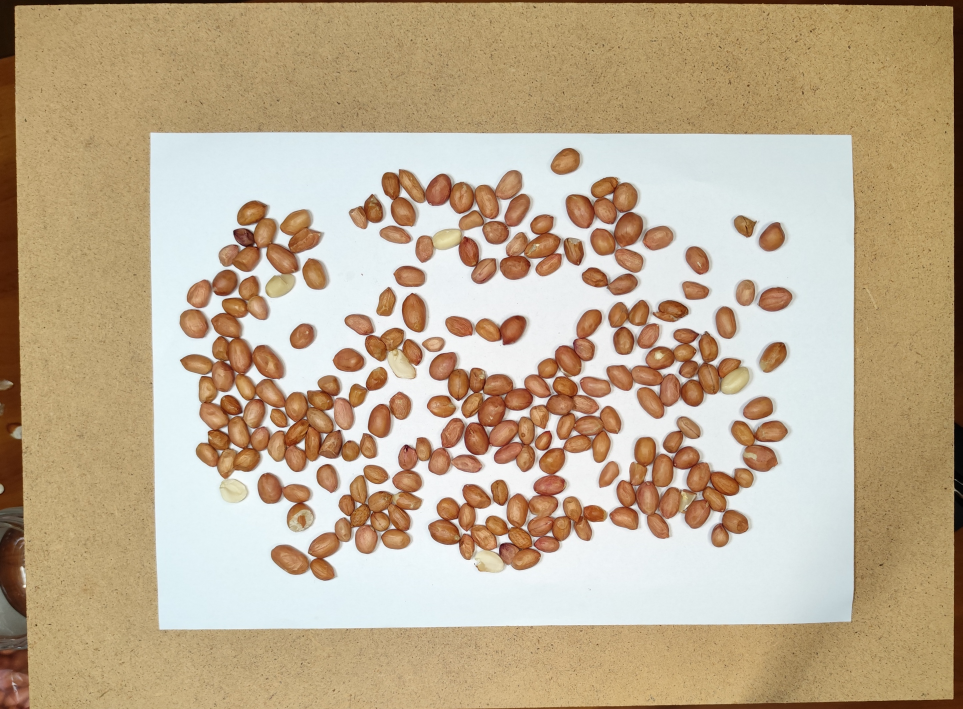
#> input picture utils/test/D21010101000007__12282__JALMO4325686-624__0112.jpg, 2887 x 2127 px, found by its file name (shown at 1/3 size); its folder holds only this picture in this run
$ python 2024-11-07-rectangle-detection.py
#> lines starting #> are read from the running program, lines starting #| are printed output that depends on the picture; after the words box and inside, x2 and y2 are one past the last pixel; in counts of white or black regions, pixels touching at a corner belong together
#> further down, image is the input picture: shape (2127, 2887, 3); mean B, G, R 144.3, 171.9, 190.9
### utils/cvtools.py
"""
Computer Vision Tools Module

Public Utility Functions:
    - vector_angle: Calculate angle between vectors
    - euclidean_distance: Calculate distance between points

Public API Functions:
    - detect_white_rectangles: Detect rectangles with optional aspect ratio filtering
    - masks_to_coco_annotations: Convert masks to COCO annotation format
    - combine_coco_annotation_files: Combine multiple COCO annotation files
"""

from typing import List, Dict, Union, Tuple
import cv2
import numpy as np
import math
import json
import os

# Type aliases
Point = Tuple[int, int]
Rectangle = np.ndarray
Contour = np.ndarray


def vector_angle(pt1: Point, pt2: Point, pt0: Point) -> float:
    """Calculate cosine of angle between vectors pt1->pt0 and pt2->pt0."""
    dx1 = pt1[0] - pt0[0]
    dy1 = pt1[1] - pt0[1]
    dx2 = pt2[0] - pt0[0]
    dy2 = pt2[1] - pt0[1]
    norm1 = math.sqrt(dx1 * dx1 + dy1 * dy1)
    norm2 = math.sqrt(dx2 * dx2 + dy2 * dy2)

    if norm1 == 0 or norm2 == 0:
        return 0
    return (dx1 * dx2 + dy1 * dy2) / (norm1 * norm2)


def euclidean_distance(pt1: Point, pt2: Point) -> float:
    """Calculate Euclidean distance between two points."""
    return math.sqrt((pt1[0] - pt2[0]) ** 2 + (pt1[1] - pt2[1]) ** 2)


# [121 lines left out: functions masks_to_coco_annotations, combine_coco_annotation_files, not called in this run]


# [3 lines that do not run on import are left out]


def detect_white_rectangles(
        image: np.ndarray,
        aspect_ratio: float = 297/210,
        angle_tolerance: float = 5,
        aspect_ratio_tolerance: float = 0.05,
        sheet_width: float = 297,
        sheet_height: float = 210
) -> List[Dict]:
    """
    Detect white rectangles in image. If aspect_ratio provided, filter and sort by ratio match.

    Args:
        image: Input BGR image
        aspect_ratio: Expected height/width ratio (optional)
        angle_tolerance: Maximum angle deviation from 90°
        aspect_ratio_tolerance: Maximum aspect ratio deviation
        sheet_width: Width of the reference sheet in mm (optional)
        sheet_height: Height of the reference sheet in mm (optional)

    Returns:
        List of rectangles sorted by total score in descending order
    """
#> called with aspect_ratio = 1.41, angle_tolerance = 5, aspect_ratio_tolerance = 0.05, sheet_width = 297, sheet_height = 210

    def is_distinguishable(rect: Rectangle, rectangles: List[Rectangle], tolerance_distance: float = 10) -> bool:
        def calculate_similarity_score(rect1, rect2):
            rect1_points = [pt[0] for pt in rect1]
            rect2_points = [pt[0] for pt in rect2]
            total_distance = 0
            matched_indices = set()

            # Find minimum distance for each vertex in rect1 to rect2, without repeating matches
            for pt1 in rect1_points:
                min_distance = float('inf')
                min_index = -1
                for i, pt2 in enumerate(rect2_points):
                    if i in matched_indices:
                        continue
                    distance = euclidean_distance(pt1, pt2)
                    if distance < min_distance:
                        min_distance = distance
                        min_index = i
                total_distance += min_distance
                matched_indices.add(min_index)

            return total_distance

        for existing_rect in rectangles:
            similarity_score = calculate_similarity_score(rect, existing_rect)
            if similarity_score < tolerance_distance:
                return False

        return True

    try:
        rectangles = []
        gray = cv2.cvtColor(image, cv2.COLOR_BGR2GRAY)
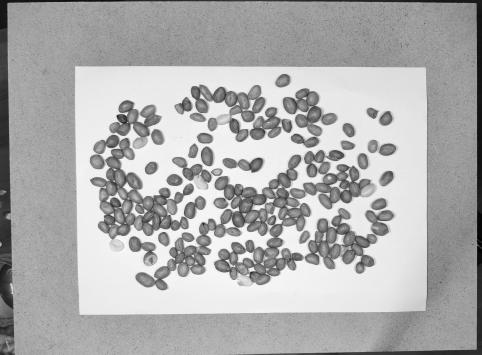
#> gray: shape (2127, 2887) (shown at 1/6 size); min 0, max 254, mean 174.5
        ret, _ = cv2.threshold(gray, 0, 255, cv2.THRESH_BINARY + cv2.THRESH_OTSU)
#> ret = 188
        image_area = image.shape[0] * image.shape[1]
        min_area = image_area / 9

        # Find all rectangles
        for threshold in range(int(ret), 256, 10):
            _, thresh = cv2.threshold(gray, threshold, 255, cv2.THRESH_BINARY)
            contours, _ = cv2.findContours(thresh, cv2.RETR_EXTERNAL, cv2.CHAIN_APPROX_SIMPLE)

            for cnt in contours:
                if cv2.contourArea(cnt) < min_area:
                    continue

                approx = cv2.approxPolyDP(cnt, cv2.arcLength(cnt, True) * 0.02, True)
                if len(approx) == 4:
                    # Check angles
                    max_angle_deviation = 0
                    for j in range(4):
                        pt1 = approx[j % 4][0]
                        pt2 = approx[(j - 2) % 4][0]
                        pt0 = approx[(j - 1) % 4][0]
                        cosine = abs(vector_angle(pt1, pt2, pt0))
                        angle_degrees = math.degrees(math.acos(cosine))
                        angle_deviation = min(abs(angle_degrees - 90), abs(angle_degrees - 270))
                        max_angle_deviation = max(max_angle_deviation, angle_deviation)

                    # Get dimensions
                    d1 = euclidean_distance(approx[0][0], approx[1][0])
                    d2 = euclidean_distance(approx[1][0], approx[2][0])
                    d3 = euclidean_distance(approx[2][0], approx[3][0])
                    d4 = euclidean_distance(approx[3][0], approx[0][0])

                    width = min(d1, d2, d3, d4)
                    height = max(d1, d2, d3, d4)

                    rect_aspect_ratio = height / width if height > width else width / height
                    aspect_ratio_deviation = abs(rect_aspect_ratio - aspect_ratio) if aspect_ratio is not None else 0

                    # Calculate aspect ratio score
                    if aspect_ratio is not None:
                        aspect_ratio_score = 1 - abs(rect_aspect_ratio - aspect_ratio) / (aspect_ratio + aspect_ratio_tolerance)
                        aspect_ratio_score = max(0, aspect_ratio_score)
                    else:
                        aspect_ratio_score = 1

                    # Calculate angle score
                    angle_score = 1 - abs(max_angle_deviation) / angle_tolerance
                    angle_score = max(0, angle_score)

                    # Calculate whiteness score
                    mask = np.zeros_like(gray)
                    cv2.fillPoly(mask, [approx], 255)
                    whiteness_score = cv2.mean(gray, mask=mask)[0] / 255.0

                    # Calculate total score (weighted average)
                    total_score = (0.3 * aspect_ratio_score) + (0.3 * angle_score) + (0.4 * whiteness_score)

                    # Calculate pixels per mm if sheet dimensions are provided
                    pixels_per_mm = None
                    if sheet_width is not None and sheet_height is not None:
                        pixels_per_mm = width / sheet_width if width > height else height / sheet_height

                    rect_data = {
                        "rectangle": approx,
                        "max_angle_deviation": max_angle_deviation,
                        "width": width,
                        "height": height,
                        "aspect_ratio_deviation": aspect_ratio_deviation,
                        "aspect_ratio_score": aspect_ratio_score,
                        "angle_score": angle_score,
                        "whiteness_score": whiteness_score,
                        "total_score": total_score,
                        "pixels_per_mm": pixels_per_mm
                    }

                    if max_angle_deviation <= angle_tolerance and aspect_ratio_deviation <= aspect_ratio_tolerance and is_distinguishable(
                            approx, [r['rectangle'] for r in rectangles]
                    ):
                        rectangles.append(rect_data)
#> this loop made 7 passes
#> pass 1, in detect_white_rectangles, `_, thresh = cv2.threshold(gray, threshold, 255, cv2.THRESH_BINARY)`:
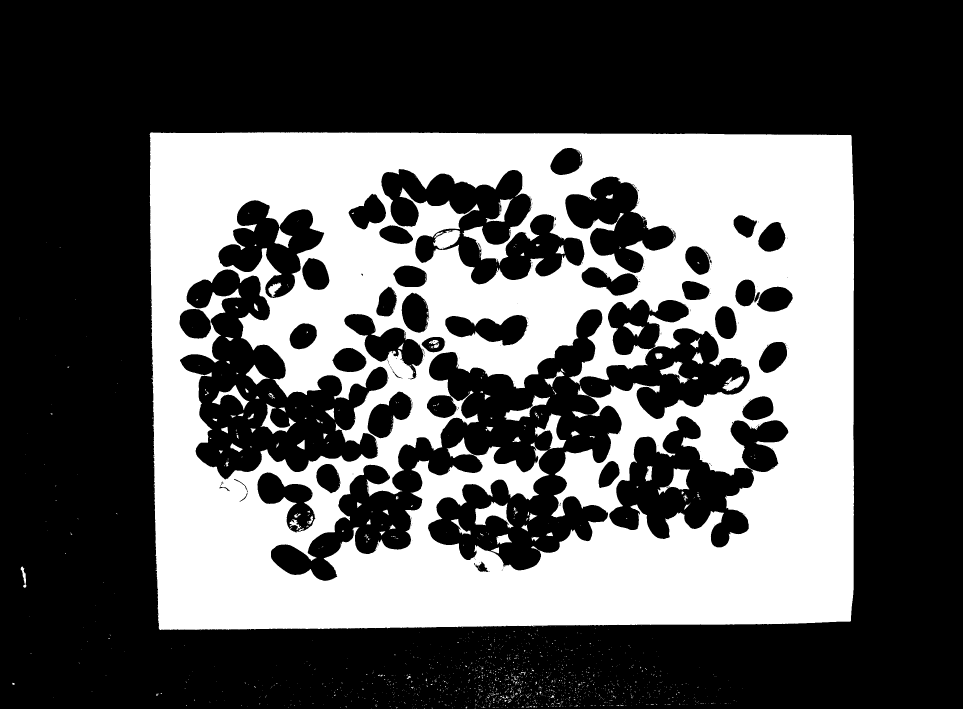
#> thresh: shape (2127, 2887) (shown at 1/3 size); 34.6% white; 1874 white regions (1751 under 20 px), largest, box (x1, y1, x2, y2) and area: (449, 397, 2563, 1890) 2071105, (1424, 1504, 1541, 1585) 4059, (1605, 1241, 1699, 1349) 3488
#> after the loop:
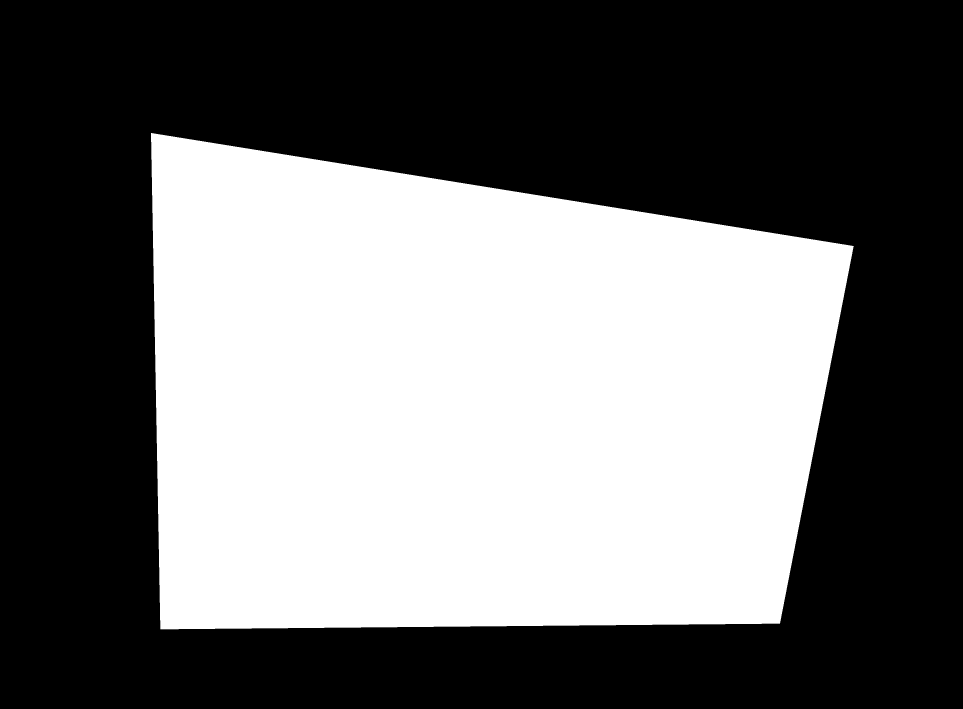
#> mask: shape (2127, 2887) (shown at 1/3 size); 42.6% white; 1 white region, box (x1, y1, x2, y2) and area: (453, 399, 2561, 1888) 2615907
#> after the loop:
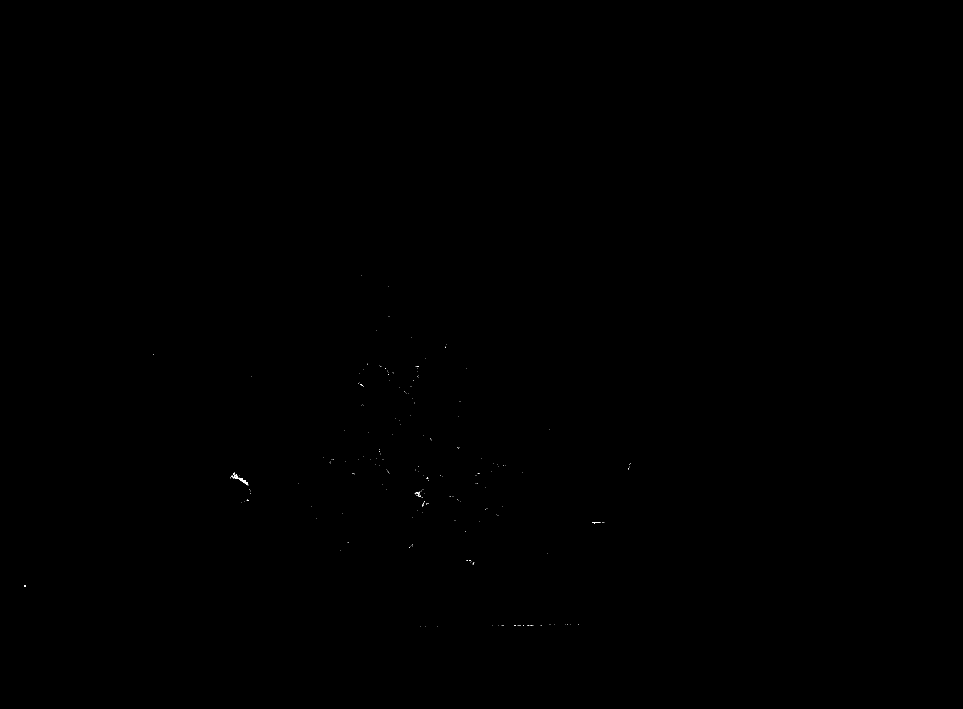
#> thresh: shape (2127, 2887) (shown at 1/3 size); 0.01% white in thin lines or dots, all inside (x1, y1, x2, y2) = (73, 825, 1892, 1881)
#> after the loop, rectangles = 1 item

        # Sort rectangles by total score in descending order
        rectangles.sort(key=lambda x: x["total_score"], reverse=True)
        return rectangles

    except Exception as e:
        return []

### notebooks/2024-11-07-rectangle-detection/2024-11-07-rectangle-detection.py
import os

import cv2
import numpy as np
from utils.cvtools import detect_white_rectangles

if __name__ == "__main__":
    INPUT_FOLDER = r"C:\My storage\Python projects\MLBox\utils\test"
    # Get the first image from the input folder
    filenames = [
        f
        for f in os.listdir(INPUT_FOLDER)
        if f.lower().endswith((".png", ".jpg", ".jpeg"))
    ]

    # Load the first image
    image_path = os.path.join(INPUT_FOLDER, filenames[0])
    image = cv2.imread(image_path)

    rectangles = detect_white_rectangles(image)
#> rectangles = 1 item

    # Output the number of detected rectangles
    print(f"Number of detected rectangles: {len(rectangles)}")
#| Number of detected rectangles: 1

    # Draw the first detected rectangle on the image
    result_image = image.copy()

    for rect in rectangles[:10]:
        rect_points = rect["rectangle"].reshape(4, 2).astype(int)
        color = tuple(
            np.random.randint(0, 256, 3).tolist()
        )  # Random color for each rectangle
        cv2.polylines(
            result_image, [rect_points], isClosed=True, color=color, thickness=20
        )

        # Draw scores
        score_text = f"Aspect Ratio: {rect['aspect_ratio_score']:.2f}, Angle: {rect['angle_score']:.2f}, Whiteness: {rect['whiteness_score']:.2f}, Total: {rect['total_score']:.2f}"
        text_position = tuple(rect_points[0])
        color = (0, 255, 255)
        cv2.putText(
            result_image,
            score_text,
            text_position,
            cv2.FONT_HERSHEY_SIMPLEX,
            2,
            color,
            3,
            cv2.LINE_AA,
        )
#> this loop made 1 pass
#> rect_points on pass 1: [[451, 398], [477, 1887], [2552, 1862], [2552, 405]]
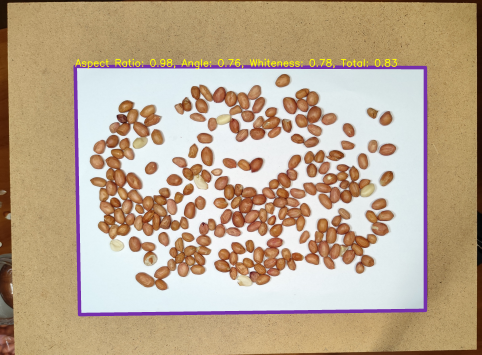
#> result_image: shape (2127, 2887, 3) (shown at 1/6 size); mean B, G, R 143.1, 168.4, 189

    screen_width = 1280  # Adjust this value based on your screen
    height, width = result_image.shape[:2]
    scaling_factor = screen_width / width
    result_image = cv2.resize(
        result_image, (int(width * scaling_factor), int(height * scaling_factor))
    )
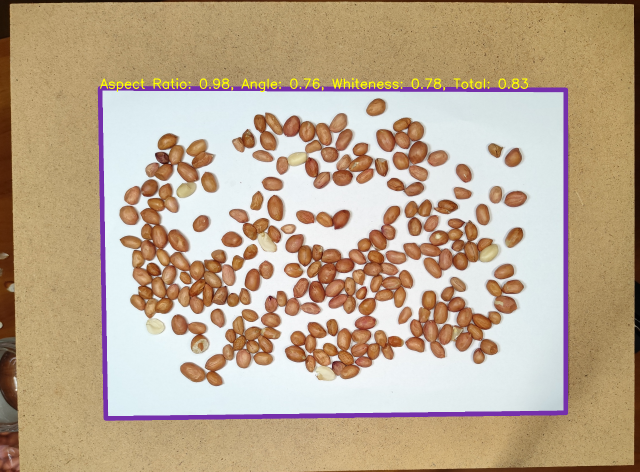
#> result_image: shape (943, 1280, 3) (shown at 1/2 size); mean B, G, R 143, 168.3, 188.9
    # Show the result image
    cv2.imshow("Detected Rectangle", result_image)
    cv2.waitKey(0)
    cv2.destroyAllWindows()

    # Save the result image in the same folder
    output_path = os.path.join(INPUT_FOLDER, "detected_rectangle_result.jpg")
    cv2.imwrite(output_path, result_image)
    print(f"Result image saved at: {output_path}")

    # Output details of detected rectangles
    print(rectangles)
#> (printed output is left out)

$ run again, on utils/test/D21010101000026__19604__C9601124001__0063.jpg
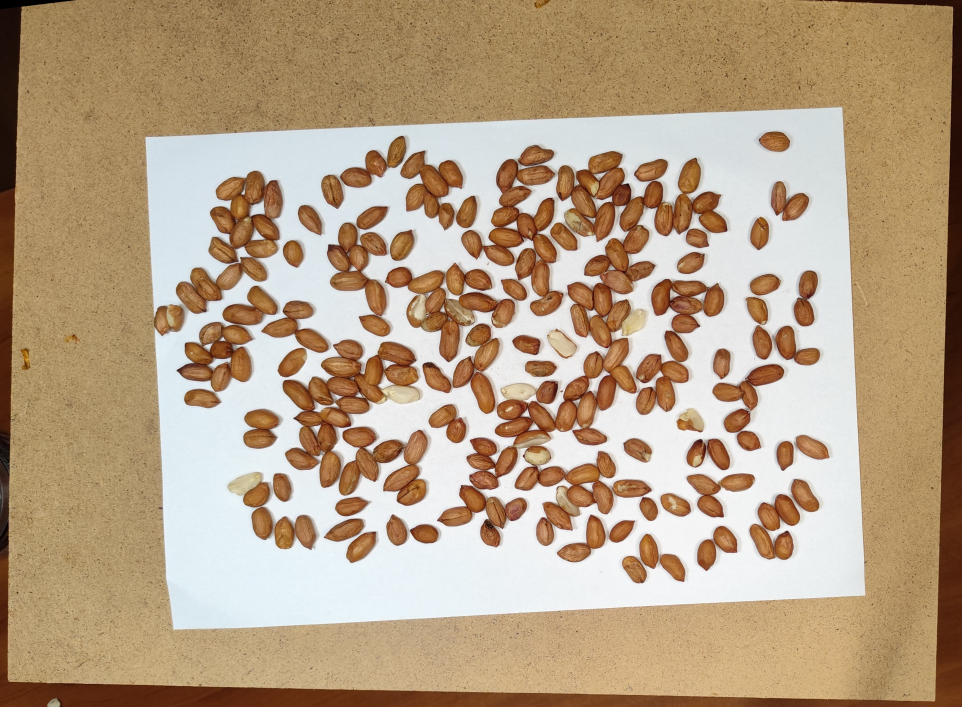
#> input picture utils/test/D21010101000026__19604__C9601124001__0063.jpg, 2885 x 2121 px, found by its file name (shown at 1/3 size)
#> image is the input picture: shape (2121, 2885, 3); mean B, G, R 132.7, 160, 182.9
#> ret = 176
#> the loop in detect_white_rectangles, `for threshold in range(int(ret), 256, 10):` made 8 passes
#> pass 1, in detect_white_rectangles, `_, thresh = cv2.threshold(gray, threshold, 255, cv2.THRESH_BINARY)`:
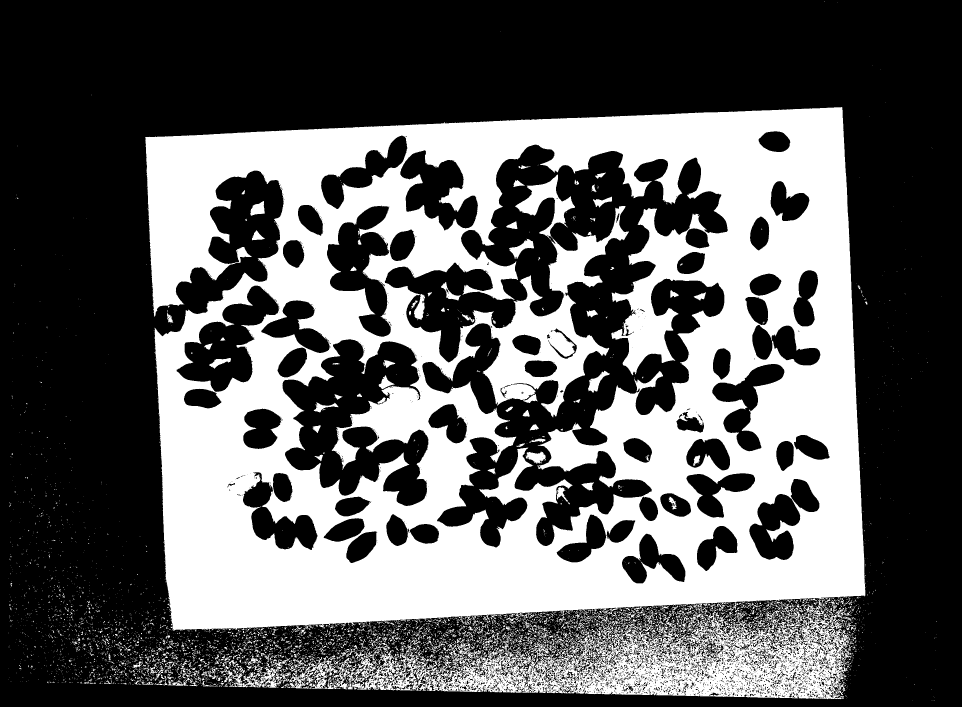
#> thresh: shape (2121, 2885) (shown at 1/3 size); 37% white; 6061 white regions (5333 under 20 px), largest, box (x1, y1, x2, y2) and area: (435, 321, 2597, 1894) 1998266, (1041, 1800, 2560, 2098) 173980, (868, 1964, 1072, 2068) 7192
#> after the loop in detect_white_rectangles, `for threshold in range(int(ret), 256, 10):`: rectangles = []
#| Number of detected rectangles: 0
#> `result_image = cv2.resize( result_image, (int(width * scaling_factor),..`:
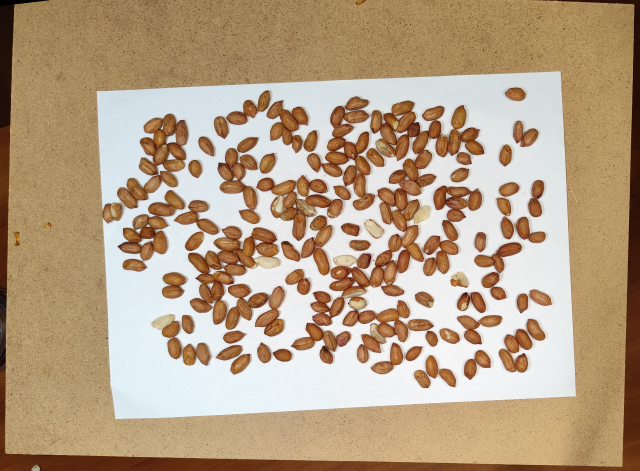
#> result_image: shape (941, 1280, 3) (shown at 1/2 size); mean B, G, R 132.5, 159.8, 182.8
